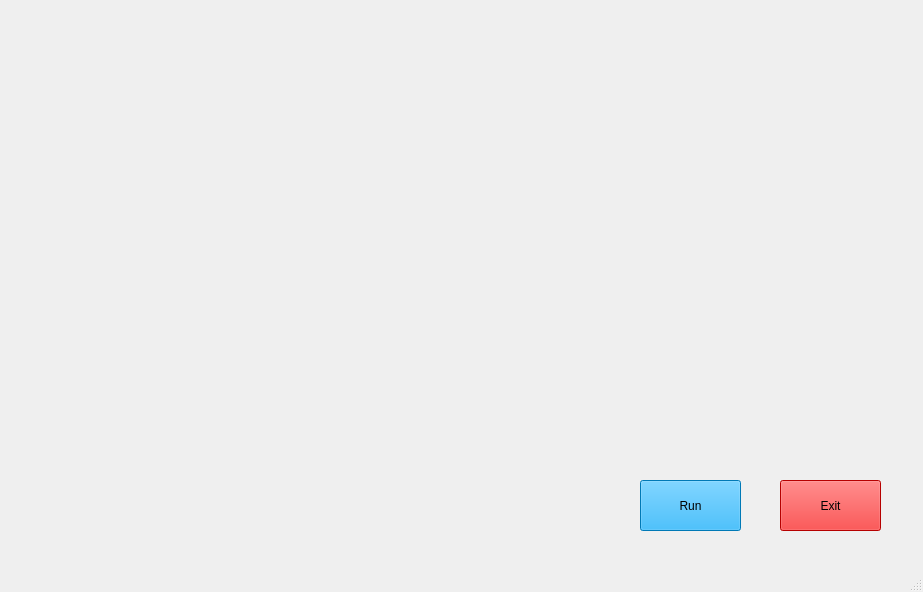
<?xml version="1.0" encoding="UTF-8"?>
<ui version="4.0">
 <class>MainWindow</class>
 <widget class="QMainWindow" name="MainWindow">
  <property name="geometry">
   <rect>
    <x>0</x>
    <y>0</y>
    <width>923</width>
    <height>592</height>
   </rect>
  </property>
  <property name="windowTitle">
   <string>MainWindow</string>
  </property>
  <widget class="QWidget" name="centralwidget">
   <widget class="QLabel" name="label">
    <property name="geometry">
     <rect>
      <x>0</x>
      <y>0</y>
      <width>911</width>
      <height>551</height>
     </rect>
    </property>
    <property name="text">
     <string/>
    </property>
    <property name="pixmap">
     <pixmap>Jarvis/utils/images/live_wallpaper.gif</pixmap>
    </property>
    <property name="scaledContents">
     <bool>true</bool>
    </property>
   </widget>
   <widget class="QPushButton" name="pushButton">
    <property name="geometry">
     <rect>
      <x>640</x>
      <y>480</y>
      <width>101</width>
      <height>51</height>
     </rect>
    </property>
    <property name="styleSheet">
     <string notr="true">background-color: rgb(0, 170, 255);
font: 75 18pt &quot;MS Shell Dlg 2&quot;;</string>
    </property>
    <property name="text">
     <string>Run</string>
    </property>
   </widget>
   <widget class="QPushButton" name="pushButton_2">
    <property name="geometry">
     <rect>
      <x>780</x>
      <y>480</y>
      <width>101</width>
      <height>51</height>
     </rect>
    </property>
    <property name="styleSheet">
     <string notr="true">background-color:rgb(255, 0, 0);
font: 75 18pt &quot;MS Shell Dlg 2&quot;;</string>
    </property>
    <property name="text">
     <string>Exit</string>
    </property>
   </widget>
   <widget class="QLabel" name="label_2">
    <property name="geometry">
     <rect>
      <x>10</x>
      <y>10</y>
      <width>401</width>
      <height>91</height>
     </rect>
    </property>
    <property name="text">
     <string/>
    </property>
    <property name="pixmap">
     <pixmap>Jarvis/utils/images/initiating.gif</pixmap>
    </property>
   </widget>
   <widget class="QTextBrowser" name="textBrowser">
    <property name="geometry">
     <rect>
      <x>640</x>
      <y>30</y>
      <width>291</width>
      <height>61</height>
     </rect>
    </property>
    <property name="styleSheet">
     <string notr="true">font: 75 16pt &quot;MS Shell Dlg 2&quot;;
background-color:transparent;
border-radius:none;
</string>
    </property>
   </widget>
   <widget class="QTextBrowser" name="textBrowser_2">
    <property name="geometry">
     <rect>
      <x>930</x>
      <y>30</y>
      <width>291</width>
      <height>61</height>
     </rect>
    </property>
    <property name="styleSheet">
     <string notr="true">font: 75 16pt &quot;MS Shell Dlg 2&quot;;
background-color:transparent;
border-radius:none;</string>
    </property>
   </widget>
   <widget class="QTextBrowser" name="textBrowser_3">
    <property name="geometry">
     <rect>
      <x>990</x>
      <y>490</y>
      <width>431</width>
      <height>281</height>
     </rect>
    </property>
    <property name="styleSheet">
     <string notr="true">font: 11pt &quot;MS Shell Dlg 2&quot;;
background-color:transparent;</string>
    </property>
   </widget>
  </widget>
  <widget class="QMenuBar" name="menubar">
   <property name="geometry">
    <rect>
     <x>0</x>
     <y>0</y>
     <width>923</width>
     <height>21</height>
    </rect>
   </property>
  </widget>
  <widget class="QStatusBar" name="statusbar"/>
 </widget>
 <resources/>
 <connections/>
</ui>
